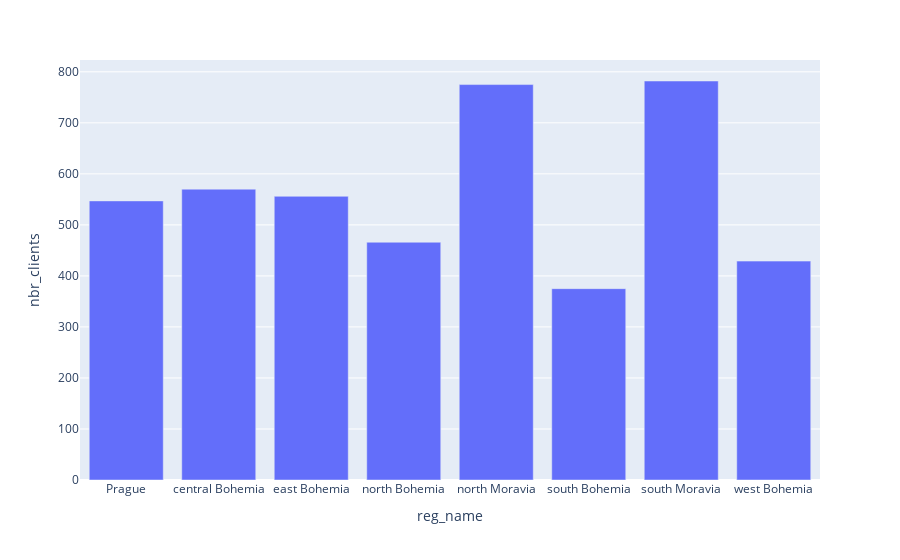

The cell this chart's notebook holds for it:
### Code cell
# Number of clients per age group
r = DataFrame(datamart18_s.groupby(['reg_name'])['client_id'].nunique())
r_1 =r.rename(columns = {'client_id':'nbr_clients'}, inplace=True)
rr =r.loc[:'nbr_clients'].sum()
r['perc'] = r['nbr_clients']/4500
r.reset_index(inplace=True)
r.sort_values
r.sort_values('nbr_clients',ascending =False)

#Plot the data
fig = px.bar(r, x='reg_name', y='nbr_clients')
print(t,fig.show())

### Figure 1 — Plotly figure (JSON) as saved in the notebook; plotly's stock layout.template omitted (floating-point values rounded to 4 significant figures)
{"data": [{"alignmentgroup": "True", "hoverlabel": {"namelength": 0}, "hovertemplate": "reg_name=%{x}<br>nbr_clients=%{y}", "legendgroup": "", "marker": {"color": "#636efa"}, "name": "", "offsetgroup": "", "orientation": "v", "showlegend": false, "textposition": "auto", "type": "bar", "x": ["Prague", "central Bohemia", "east Bohemia", "north Bohemia", "north Moravia", "south Bohemia", "south Moravia", "west Bohemia"], "xaxis": "x", "y": [547, 570, 556, 466, 775, 375, 782, 429], "yaxis": "y"}], "layout": {"barmode": "relative", "legend": {"tracegroupgap": 0}, "margin": {"t": 60}, "xaxis": {"anchor": "y", "domain": [0, 1], "title": {"text": "reg_name"}}, "yaxis": {"anchor": "x", "domain": [0, 1], "title": {"text": "nbr_clients"}}}}
